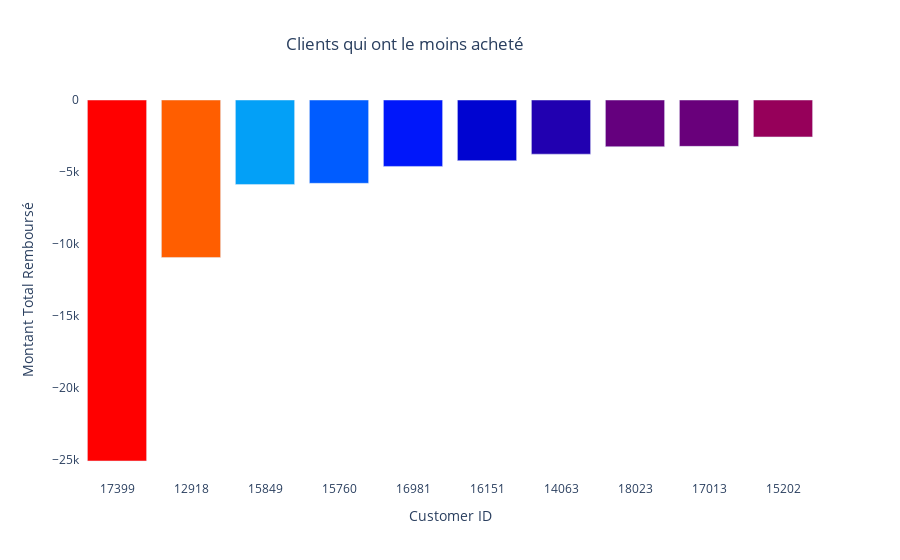

This figure's notebook cell:
### Markdown cell above
On peut voir que le client avec l'ID 18102 est celui qui a dépensé le plus ces deux dernières années avec près de 600k, on sait également qu'il vient du Royaume Uni.  
Parmis les 10 meilleurs clients, la plupart viennent du Royaume Uni ou d'Irlande

### Code cell
fig = go.Figure(data=[
    go.Bar(name='Clients qui ont le moins acheté', 
           x=df_customers_asc['Customer ID'].astype(str), 
           y=df_customers_asc['TotalPrice'],
           marker_opacity=1,
           hovertext=df_customers_desc['Country'],
           marker={'color': df_customers_desc['TotalPrice'],
                   'colorscale': 'Rainbow'}
          )
    ])

fig.update_layout(title='Clients qui ont le moins acheté',
                  title_x=0.45,
                  xaxis_title="Customer ID",
                  yaxis_title="Montant Total Remboursé",
                  plot_bgcolor='white')
fig.show()

### Figure 1 — Plotly figure (JSON) as saved in the notebook; plotly's stock layout.template omitted (floating-point values rounded to 4 significant figures)
{"data": [{"hovertext": ["United Kingdom", "Netherlands", "EIRE", "EIRE", "United Kingdom", "United Kingdom", "United Kingdom", "Australia", "United Kingdom", "United Kingdom"], "marker": {"color": [570400.0, 523300.0, 296100.0, 265800.0, 231400.0, 190000.0, 168500.0, 143300.0, 141500.0, 125000.0], "colorscale": [[0, "rgb(150,0,90)"], [0.125, "rgb(0,0,200)"], [0.25, "rgb(0,25,255)"], [0.375, "rgb(0,152,255)"], [0.5, "rgb(44,255,150)"], [0.625, "rgb(151,255,0)"], [0.75, "rgb(255,234,0)"], [0.875, "rgb(255,111,0)"], [1, "rgb(255,0,0)"]], "opacity": 1}, "name": "Clients qui ont le moins acheté", "type": "bar", "x": ["17399", "12918", "15849", "15760", "16981", "16151", "14063", "18023", "17013", "15202"], "y": [-25110.0, -10950.0, -5876.0, -5796.0, -4621.0, -4218.0, -3767.0, -3249.0, -3225.0, -2570.0]}], "layout": {"plot_bgcolor": "white", "title": {"text": "Clients qui ont le moins acheté", "x": 0.45}, "xaxis": {"title": {"text": "Customer ID"}}, "yaxis": {"title": {"text": "Montant Total Remboursé"}}}}
